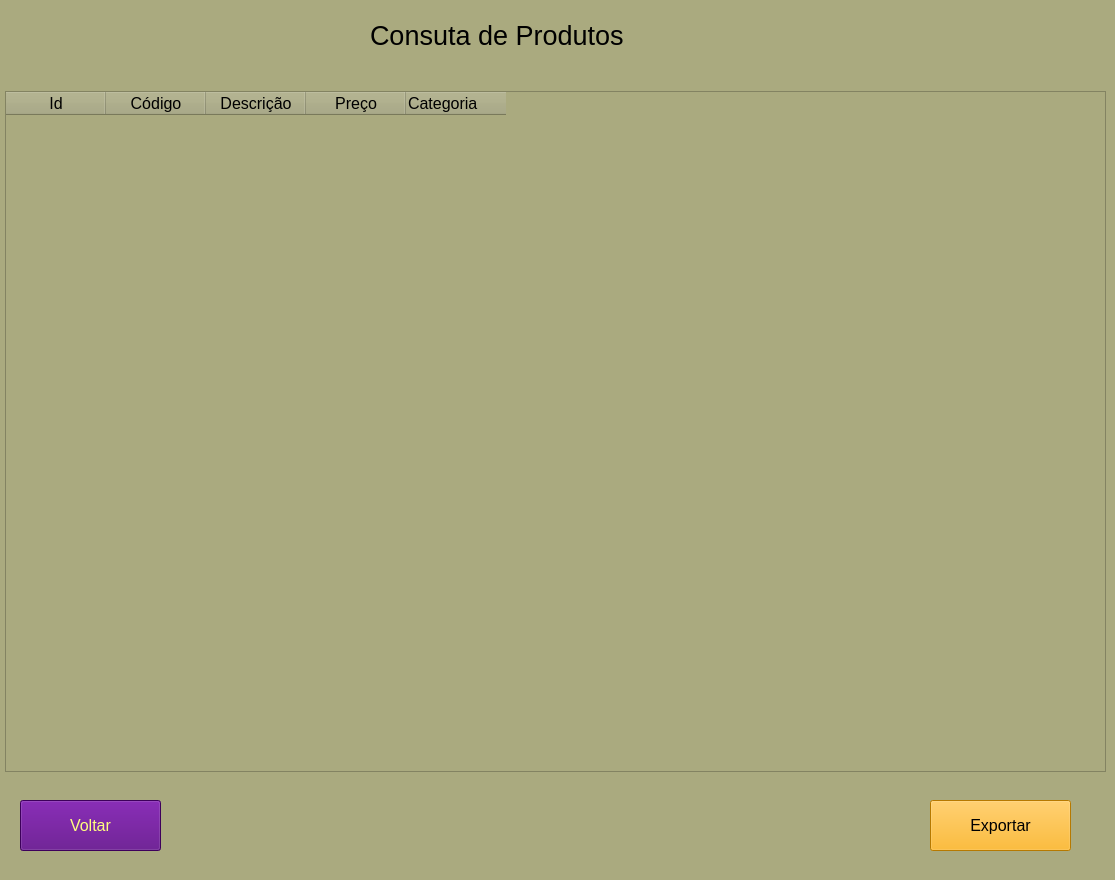
<?xml version="1.0" encoding="UTF-8"?>
<ui version="4.0">
 <class>consulta</class>
 <widget class="QMainWindow" name="consulta">
  <property name="geometry">
   <rect>
    <x>0</x>
    <y>0</y>
    <width>1115</width>
    <height>880</height>
   </rect>
  </property>
  <property name="windowTitle">
   <string>MainWindow</string>
  </property>
  <property name="styleSheet">
   <string notr="true">background-color: rgb(170, 170, 127);</string>
  </property>
  <widget class="QWidget" name="centralwidget">
   <widget class="QLabel" name="label">
    <property name="geometry">
     <rect>
      <x>370</x>
      <y>-20</y>
      <width>361</width>
      <height>111</height>
     </rect>
    </property>
    <property name="font">
     <font>
      <pointsize>20</pointsize>
     </font>
    </property>
    <property name="text">
     <string>Consuta de Produtos</string>
    </property>
    <property name="wordWrap">
     <bool>true</bool>
    </property>
   </widget>
   <widget class="QTableWidget" name="tabela">
    <property name="geometry">
     <rect>
      <x>5</x>
      <y>91</y>
      <width>1101</width>
      <height>681</height>
     </rect>
    </property>
    <property name="font">
     <font>
      <pointsize>12</pointsize>
     </font>
    </property>
    <property name="contextMenuPolicy">
     <enum>Qt::CustomContextMenu</enum>
    </property>
    <property name="frameShadow">
     <enum>QFrame::Plain</enum>
    </property>
    <property name="verticalScrollBarPolicy">
     <enum>Qt::ScrollBarAsNeeded</enum>
    </property>
    <property name="sizeAdjustPolicy">
     <enum>QAbstractScrollArea::AdjustIgnored</enum>
    </property>
    <property name="autoScroll">
     <bool>true</bool>
    </property>
    <property name="showGrid">
     <bool>true</bool>
    </property>
    <property name="gridStyle">
     <enum>Qt::CustomDashLine</enum>
    </property>
    <property name="sortingEnabled">
     <bool>true</bool>
    </property>
    <column>
     <property name="text">
      <string>Id</string>
     </property>
     <property name="font">
      <font>
       <pointsize>12</pointsize>
      </font>
     </property>
    </column>
    <column>
     <property name="text">
      <string>Código</string>
     </property>
     <property name="font">
      <font>
       <pointsize>12</pointsize>
      </font>
     </property>
    </column>
    <column>
     <property name="text">
      <string>Descrição</string>
     </property>
     <property name="font">
      <font>
       <pointsize>12</pointsize>
      </font>
     </property>
    </column>
    <column>
     <property name="text">
      <string>Preço</string>
     </property>
     <property name="font">
      <font>
       <pointsize>12</pointsize>
      </font>
     </property>
    </column>
    <column>
     <property name="text">
      <string>Categoria</string>
     </property>
     <property name="font">
      <font>
       <pointsize>12</pointsize>
      </font>
     </property>
     <property name="textAlignment">
      <set>AlignJustify|AlignVCenter</set>
     </property>
    </column>
   </widget>
   <widget class="QPushButton" name="btn_exportar">
    <property name="geometry">
     <rect>
      <x>930</x>
      <y>800</y>
      <width>141</width>
      <height>51</height>
     </rect>
    </property>
    <property name="font">
     <font>
      <pointsize>12</pointsize>
     </font>
    </property>
    <property name="styleSheet">
     <string notr="true">background-color: rgb(255, 170, 0);</string>
    </property>
    <property name="text">
     <string>Exportar</string>
    </property>
    <property name="shortcut">
     <string>E</string>
    </property>
   </widget>
   <widget class="QPushButton" name="btn_voltar">
    <property name="geometry">
     <rect>
      <x>20</x>
      <y>800</y>
      <width>141</width>
      <height>51</height>
     </rect>
    </property>
    <property name="font">
     <font>
      <pointsize>12</pointsize>
     </font>
    </property>
    <property name="styleSheet">
     <string notr="true">background-color: rgb(85, 0, 127);
color: rgb(255, 255, 127);</string>
    </property>
    <property name="text">
     <string>Voltar</string>
    </property>
    <property name="shortcut">
     <string>V</string>
    </property>
   </widget>
  </widget>
 </widget>
 <resources/>
 <connections/>
</ui>
